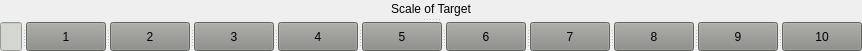
   <widget class="QSplitter" name="splitter_9">
    <property name="geometry">
     <rect>
      <x>420</x>
      <y>90</y>
      <width>281</width>
      <height>51</height>
     </rect>
    </property>
    <property name="orientation">
     <enum>Qt::Vertical</enum>
    </property>
    <widget class="QLabel" name="label_3">
     <property name="autoFillBackground">
      <bool>false</bool>
     </property>
     <property name="styleSheet">
      <string notr="true">color:black;</string>
     </property>
     <property name="text">
      <string>Scale of Target</string>
     </property>
     <property name="alignment">
      <set>Qt::AlignCenter</set>
     </property>
    </widget>
    <widget class="QSplitter" name="splitter_7">
     <property name="orientation">
      <enum>Qt::Horizontal</enum>
     </property>
     <widget class="QLineEdit" name="scale_edit">
      <property name="styleSheet">
       <string notr="true">background-color:rgb(211, 215, 207);</string>
      </property>
     </widget>
     <widget class="QPushButton" name="scale1">
      <property name="styleSheet">
       <string notr="true">QPushButton{
background-color:rgb(136, 138, 133);
color:black;
}</string>
      </property>
      <property name="text">
       <string>1</string>
      </property>
     </widget>
     <widget class="QPushButton" name="scale2">
      <property name="styleSheet">
       <string notr="true">QPushButton{
background-color:rgb(136, 138, 133);
color:black;
}</string>
      </property>
      <property name="text">
       <string>2</string>
      </property>
     </widget>
     <widget class="QPushButton" name="scale3">
      <property name="styleSheet">
       <string notr="true">QPushButton{
background-color:rgb(136, 138, 133);
color:black;
}</string>
      </property>
      <property name="text">
       <string>3</string>
      </property>
     </widget>
     <widget class="QPushButton" name="scale4">
      <property name="styleSheet">
       <string notr="true">QPushButton{
background-color:rgb(136, 138, 133);
color:black;
}</string>
      </property>
      <property name="text">
       <string>4</string>
      </property>
     </widget>
     <widget class="QPushButton" name="scale5">
      <property name="styleSheet">
       <string notr="true">QPushButton{
background-color:rgb(136, 138, 133);
color:black;
}</string>
      </property>
      <property name="text">
       <string>5</string>
      </property>
     </widget>
     <widget class="QPushButton" name="scale6">
      <property name="styleSheet">
       <string notr="true">QPushButton{
background-color:rgb(136, 138, 133);
color:black;
}</string>
      </property>
      <property name="text">
       <string>6</string>
      </property>
     </widget>
     <widget class="QPushButton" name="scale7">
      <property name="styleSheet">
       <string notr="true">QPushButton{
background-color:rgb(136, 138, 133);
color:black;
}</string>
      </property>
      <property name="text">
       <string>7</string>
      </property>
     </widget>
     <widget class="QPushButton" name="scale8">
      <property name="styleSheet">
       <string notr="true">QPushButton{
background-color:rgb(136, 138, 133);
color:black;
}</string>
      </property>
      <property name="text">
       <string>8</string>
      </property>
     </widget>
     <widget class="QPushButton" name="scale9">
      <property name="styleSheet">
       <string notr="true">QPushButton{
background-color:rgb(136, 138, 133);
color:black;
}</string>
      </property>
      <property name="text">
       <string>9</string>
      </property>
     </widget>
     <widget class="QPushButton" name="scale10">
      <property name="styleSheet">
       <string notr="true">QPushButton{
background-color:rgb(136, 138, 133);
color:black;
}</string>
      </property>
      <property name="text">
       <string>10</string>
      </property>
     </widget>
    </widget>
   </widget>
